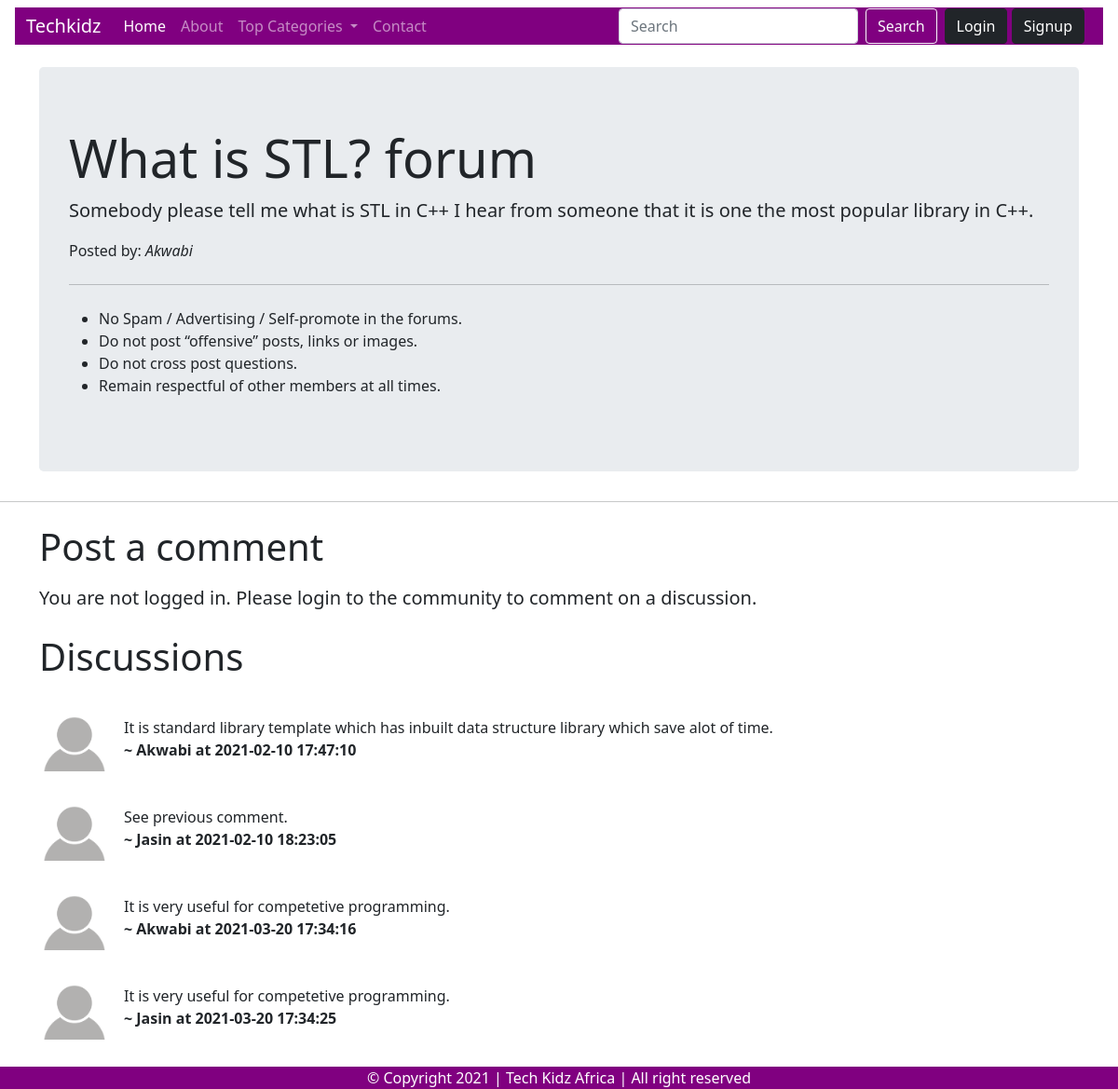
/forum/thread.php?threadid=2, run on the app's committed database.
### tables this page shows
CREATE TABLE `threads` (
  `thread_id` int(7) NOT NULL,
  `thread_title` varchar(255) NOT NULL,
  `thread_desc` text NOT NULL,
  `thread_cate_id` int(7) NOT NULL,
  `thread_user_id` int(7) NOT NULL,
  `timestamp` datetime NOT NULL DEFAULT current_timestamp()
);

CREATE TABLE `users` (
  `sno` int(8) NOT NULL,
  `user_email` varchar(30) NOT NULL,
  `user_pass` varchar(255) NOT NULL,
  `timestamp` datetime NOT NULL DEFAULT current_timestamp()
);

CREATE TABLE `comments` (
  `comment_id` int(7) NOT NULL,
  `comment_content` text NOT NULL,
  `thread_id` int(7) NOT NULL,
  `comment_time` datetime DEFAULT current_timestamp(),
  `comment_by` text NOT NULL
);

### forum/thread.php (the view, shortened to what this page needs)
<!doctype html>
<html lang="en">
<head>
    <link href="https://cdn.jsdelivr.net/npm/bootstrap@5.0.0-beta1/dist/css/bootstrap.min.css" rel="stylesheet"
>
    <link rel="stylesheet" href="https://maxcdn.bootstrapcdn.com/bootstrap/4.0.0/css/bootstrap.min.css"
>
</head>
<body>
    <?php require "partials/_header.php"; ?>
    <?php
        $id = $_GET['threadid'];
        $sql = "SELECT * FROM `threads` WHERE `thread_id` = $id";
        $result = mysqli_query($conn, $sql);
        while($row = mysqli_fetch_assoc($result)){
            $title = $row['thread_title'];
            $desc = $row['thread_desc'];
            $askedBy = $row['thread_user_id'];
            $sql2 = "SELECT * FROM `users` WHERE `sno`='$askedBy'";
            $result2 = mysqli_query($conn, $sql2);
            $row2 = mysqli_fetch_assoc($result2);
            $postedBy = $row2['user_email'];
        }
        ?>
    <div class="container my-3">
        <div class="jumbotron">
            <h1 class="display-4"><?php echo $title ?> forum</h1>
            <p class="lead"> <?php echo $desc ?></p>
            <p class="lead">
            <p>Posted by: <em><?php echo $postedBy; ?></em></p>
            </p>
            <hr class="my-4">
            <p>
            <ul>
                <li>No Spam / Advertising / Self-promote in the forums.</li>
                <li>Do not post “offensive” posts, links or images.</li>
                <li>Do not cross post questions.</li>
                <li>Remain respectful of other members at all times.</li>
            </ul>
            </p>
        </div>
    </div>
    <hr>
    <?php
        if(isset($_SESSION['loggedin']) && $_SESSION['loggedin']==true){
            echo '<div class="container">
            <h1 class="py-2">Post a comment</h1>
            <form action="' . $_SERVER["REQUEST_URI"] . '" method="POST">
                <div class="mb-3">
                    <label for="comment" class="form-label">Add a comment</label>
                    <textarea class="form-control" id="comment" name="comment" rows="3"></textarea>
                    <input type="hidden" name="sno" value="' . $_SESSION['sno'] . '">
                </div>
                <button type="submit" class="btn btn-success">Post comment</button>
            </form>
        </div>';
    }else{
        echo '<div class="container">
        <h1 class="py-2">Post a comment</h1>
            <p class="lead">You are not logged in. Please login to the community to comment on a discussion.</p>
            </div>';
    }
?>
    <div class="container mb-5">
        <h1 class="py-2">Discussions</h1>
        <?php
        $id = $_GET['threadid'];
        $sql = "SELECT * FROM `comments` WHERE `thread_id` = $id";
        $result = mysqli_query($conn, $sql);
        while($row = mysqli_fetch_assoc($result)){
            $content = $row['comment_content'];
            $commentTime = $row['comment_time'];
            $thread_user_id = $row['comment_by'];
            $sql2 = "SELECT * FROM `users` WHERE `sno`='$thread_user_id'";
            $result2 = mysqli_query($conn, $sql2);
            $row2 = mysqli_fetch_assoc($result2);
        echo '<div class="media my-3 ">
            <img class="mr-3" src="img/user.png" height="75px" alt="Generic placeholder image">
            <div class="media-body mt-3">
                ' . $content . '
                <p><b> ~ ' . $row2['user_email'] . ' at ' . $commentTime . '</b></p>
                </p>
            </div>
        </div>';
        }
        ?>
    </div>
    <?php require "partials/_footer.php"; ?>
    <link href="https://cdn.jsdelivr.net/npm/bootstrap@5.0.0-beta1/dist/css/bootstrap.min.css" rel="stylesheet"
>
</body>
</html>

### data on the page
threads: thread_title "What is STL?", thread_desc "Somebody please tell me what is STL in C++ I hear from someone that it is one the most popular library in C++."
users: user_email "Akwabi"
comments: comment_content "It is standard library template which has inbuilt data structure library which save alot of time.", users.user_email "Akwabi", comment_time "2021-02-10 17:47:10"
comments: comment_content "See previous comment.", users.user_email "Jasin", comment_time "2021-02-10 18:23:05"
comments: comment_content "It is very useful for competetive programming.", users.user_email "Akwabi", comment_time "2021-03-20 17:34:16"
comments: comment_content "It is very useful for competetive programming.", users.user_email "Jasin", comment_time "2021-03-20 17:34:25"
